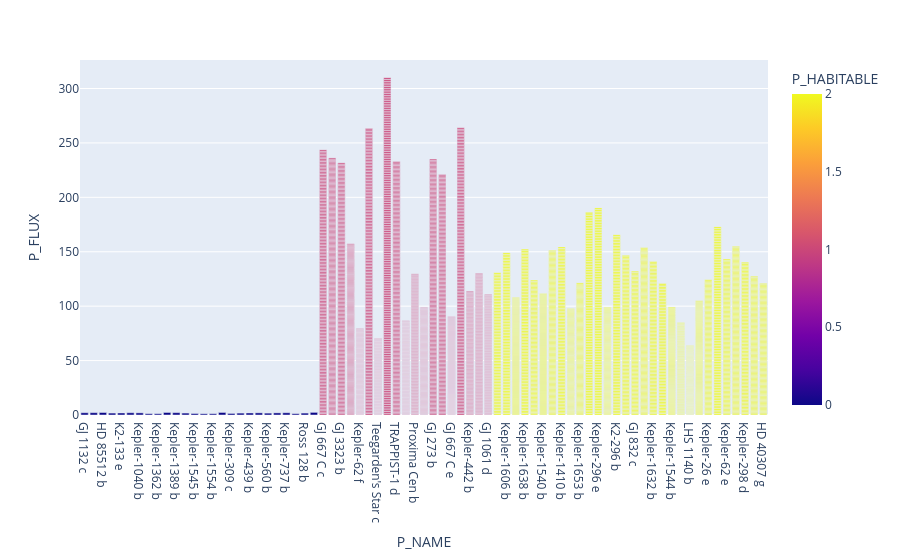

Notebook code for this chart:
### Markdown cell above
Planet eccentricity in the range 0.02 to 0.35 units indicate a possibility of habitability. 

* **Influence of Planetary Flux on Habitability :**

Next, we will check the influence of planet's stellar flux in habitability. For this purpose, we have filtered our data first to select only data pertaining to Earth Similarity Index > 0.65. To know how to calculate flux of a planet, check out [this link](http://www3.mpifr-bonn.mpg.de/div/hhertz/documents/smtoum/smtoum/node253.html).

### Code cell
df = oversampled.query("P_ESI > 0.65")
fig = px.bar(df, x="P_NAME", y="P_FLUX", color="P_HABITABLE") 
fig.show()

### Figure 1 — Plotly figure (JSON) as saved in the notebook; plotly's stock layout.template omitted (floating-point values rounded to 4 significant figures; data arrays with more than 128 entries replaced by an {"elided": "..."} marker saying what was removed)
{"data": [{"alignmentgroup": "True", "hovertemplate": "P_NAME=%{x}<br>P_FLUX=%{y}<br>P_HABITABLE=%{marker.color}<extra></extra>", "legendgroup": "", "marker": {"color": {"elided": "7156 int values"}, "coloraxis": "coloraxis"}, "name": "", "offsetgroup": "", "orientation": "v", "showlegend": false, "textposition": "auto", "type": "bar", "x": {"elided": "7156 str values"}, "xaxis": "x", "y": {"elided": "7156 float values"}, "yaxis": "y"}], "layout": {"barmode": "relative", "coloraxis": {"colorbar": {"title": {"text": "P_HABITABLE"}}, "colorscale": [[0.0, "#0d0887"], [0.1111, "#46039f"], [0.2222, "#7201a8"], [0.3333, "#9c179e"], [0.4444, "#bd3786"], [0.5556, "#d8576b"], [0.6667, "#ed7953"], [0.7778, "#fb9f3a"], [0.8889, "#fdca26"], [1.0, "#f0f921"]]}, "legend": {"tracegroupgap": 0}, "margin": {"t": 60}, "xaxis": {"anchor": "y", "domain": [0.0, 1.0], "title": {"text": "P_NAME"}}, "yaxis": {"anchor": "x", "domain": [0.0, 1.0], "title": {"text": "P_FLUX"}}}}
